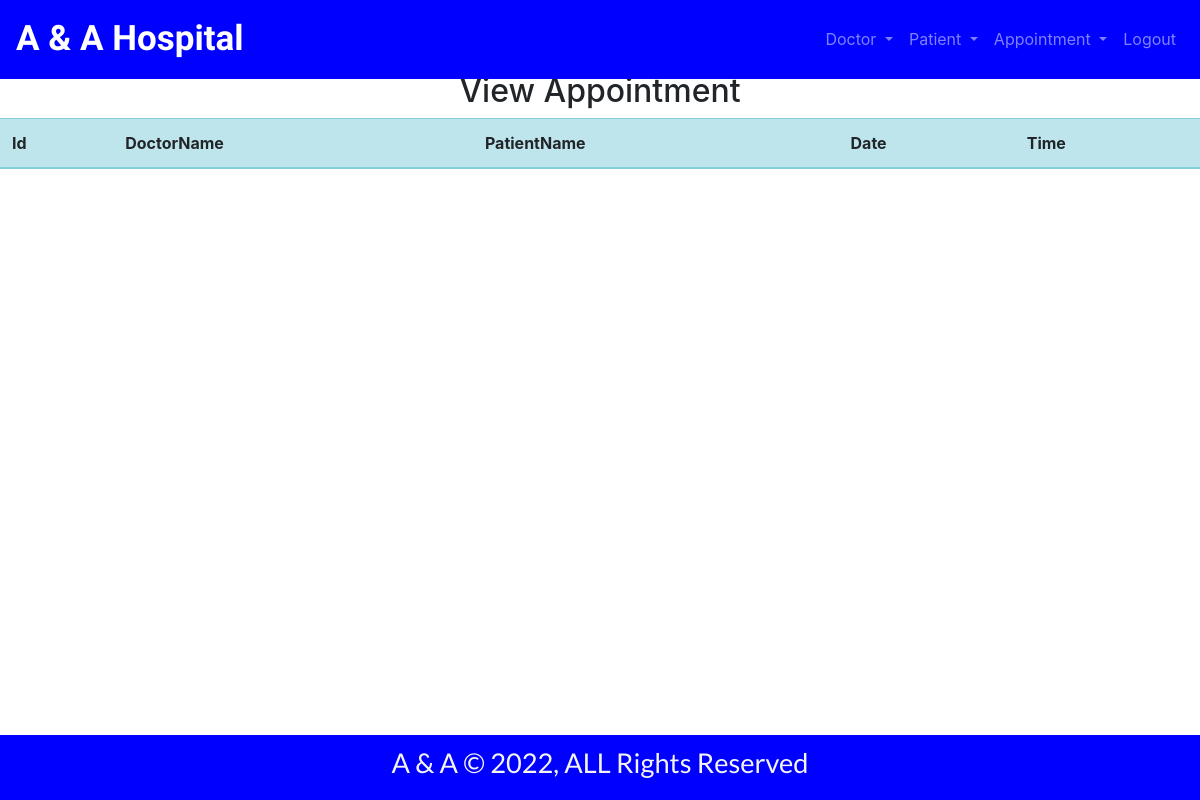
The page /view_appointment/ (signed in) on the database as committed earlier.
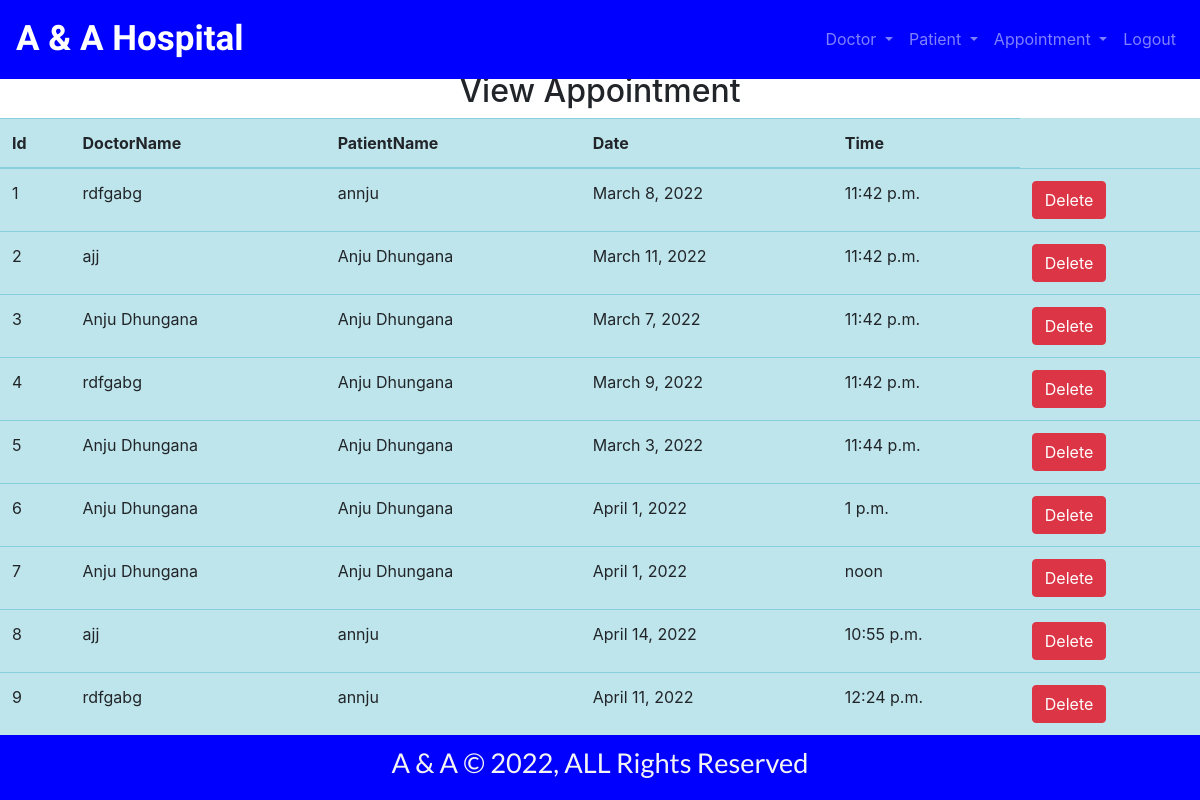
The same page on the database as committed later.
### hospital/models.py (models this page shows, shortened)
class Appointment(models.Model):
    doctor = models.ForeignKey(Doctor, on_delete=models.CASCADE)
    patient = models.ForeignKey(Patient, on_delete=models.CASCADE)
    date = models.DateField()
    time = models.TimeField()

class Patient(models.Model):
    name = models.CharField(max_length=50)
    mobile = models.IntegerField(null=True)
    address = models.TextField()
    def __str__(self):
        return self.name

### hospital/views.py (the view)
# urls.py: path('view_appointment/',View_Appointment,name='view_appointment'),
def View_Appointment(request):
    if not request.user.is_staff:
        return redirect('login')
    apt = Appointment.objects.all()
    d = {'apt' : apt}
    return render(request, 'view_appointment.html', d)

### hospital/models.py (called while the page is built)
    def __str__(self):
        return self.name

### hospital/templates/view_appointment.html (shortened to what this page needs)
{% include 'base.html' %}
{% include 'navigation.html' %}
{%block content%}
<div>
    <h2 class="text-center">View Appointment</h2>
    <table id="example" class="table table-info">
        <thead>
            <tr>
                <th>Id</th>
                <th>DoctorName</th>
                <th>PatientName</th>
                <th>Date</th>
               <th>Time</th>
            </tr>
        </thead>
        <tbody>
            {% for i in apt %}
            <tr>
               <td> {{i.id}}</td>
               <td> {{i.doctor}}</td>
               <td> {{i.patient}}</td>
               <td> {{i.date}}</td>
               <td> {{i.time}}</td>
               <td><a href="{% url 'delete_appointment' i.id %}"
                onclick="return confirm('Are you sure you want to delete?')"class="btn btn-danger">Delete</a></td>
            </tr>
            {% endfor %}
        </tbody>
    </table>
</div>
{%endblock%}
{% include 'footer.html' %}

### hospital/templates/base.html (shortened to what this page needs)
{% load static %}
<!DOCTYPE html>
<html lang="en">
<head>
    <link rel="stylesheet" href="https://cdn.jsdelivr.net/npm/bootstrap@4.6.1/dist/css/bootstrap.min.css">
    <link rel="stylesheet" href="https://cdn.datatables.net/1.11.5/css/jquery.dataTables.min.css">
    <link rel="stylesheet" href="https://cdn.datatables.net/buttons/2.2.2/css/buttons.dataTables.min.css">
    <link rel="stylesheet" type="text/css" href="{% static 'css/style.css' %}">
</head>
<body>
</body>
</html>

### hospital/templates/navigation.html (shortened to what this page needs)
<div class="bs-example">
  <nav class="navbar navbar-expand-md navbar-dark fixed-top" style="background:blue;">
    <a href="/" class="navbar-brand">A & A Hospital</a>
    <div class="collapse navbar-collapse justify-content-between" id="navbarCollapse">
      <ul class="navbar-nav ml-auto">
        {% if request.user.is_staff %}
        <ul class="navbar-nav">
          <li class="nav-item dropdown">
            <a class="nav-link dropdown-toggle" href="#" id="navbarDropdownMenuLink" role="button"
              data-toggle="dropdown" aria-haspopup="true" aria-expanded="false">
              Doctor
            </a>
          </li>
          <li class="nav-item dropdown">
            <a class="nav-link dropdown-toggle" href="#" id="navbarDropdownMenuLink" role="button"
              data-toggle="dropdown" aria-haspopup="true" aria-expanded="false">
              Patient
            </a>
          </li>
          <li class="nav-item dropdown">
            <a class="nav-link dropdown-toggle" href="#" id="navbarDropdownMenuLink" role="button"
              data-toggle="dropdown" aria-haspopup="true" aria-expanded="false">
              Appointment
            </a>
          </li>
          <li class="nav-item">
            <a class="nav-link" href="{% url 'logout' %}">Logout </a>
          </li>
          {% endif %}
        </ul>
    </div>
  </nav>
</div>

### hospital/templates/footer.html (shortened to what this page needs)
{%block content%}
<footer class="footer">
    <p class="company-name">
        A & A &copy; 2022, ALL Rights Reserved
    </p>
</footer>
{%endblock%}

### hospital/static/css/style.css (style rules this page uses)
p { font-family:'Lato', sans-serif ; font-size: 22px; line-height: 1.5; }
.navbar-brand { font-family: 'Cookie', cursive; font-size:35px; margin: 0px; font-weight: bolder; }
.nav-item { color: #fff; }
.footer { position: fixed; bottom: 0; left: 0; width: 100%; background: #0000FF; text-align: center; color: #f4f4f4; font-family: 'Lato', sans-serif; }
.company-name { font-size: 1.7rem; margin-top: 0.5rem; }

Rows that differ between the two databases and show on the page:
added Appointment: id "1", doctor "rdfgabg", patient "annju", date "March 8, 2022", time "11:42 p.m."
added Appointment: id "2", doctor "ajj", patient "Anju Dhungana", date "March 11, 2022", time "11:42 p.m."
added Appointment: id "3", doctor "Anju Dhungana", patient "Anju Dhungana", date "March 7, 2022", time "11:42 p.m."
added Appointment: id "4", doctor "rdfgabg", patient "Anju Dhungana", date "March 9, 2022", time "11:42 p.m."
added Appointment: id "5", doctor "Anju Dhungana", patient "Anju Dhungana", date "March 3, 2022", time "11:44 p.m."
added Appointment: id "6", doctor "Anju Dhungana", patient "Anju Dhungana", date "April 1, 2022", time "1 p.m."
added Appointment: id "7", doctor "Anju Dhungana", patient "Anju Dhungana", date "April 1, 2022", time "noon"
added Appointment: id "8", doctor "ajj", patient "annju", date "April 14, 2022", time "10:55 p.m."
added Appointment: id "9", doctor "rdfgabg", patient "annju", date "April 11, 2022", time "12:24 p.m."
